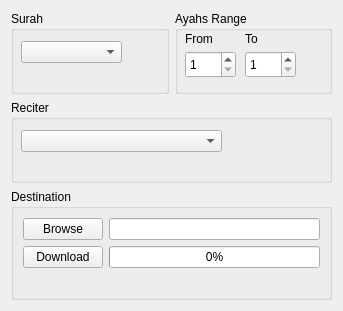
<?xml version="1.0" encoding="UTF-8"?>
<ui version="4.0">
 <class>Form</class>
 <widget class="QWidget" name="Form">
  <property name="geometry">
   <rect>
    <x>0</x>
    <y>0</y>
    <width>343</width>
    <height>311</height>
   </rect>
  </property>
  <property name="windowTitle">
   <string>Form</string>
  </property>
  <layout class="QGridLayout" name="gridLayout_2">
   <item row="0" column="0">
    <widget class="QGroupBox" name="groupBox_2">
     <property name="title">
      <string>Surah</string>
     </property>
     <widget class="QComboBox" name="surahComboBox">
      <property name="geometry">
       <rect>
        <x>10</x>
        <y>30</y>
        <width>101</width>
        <height>22</height>
       </rect>
      </property>
      <property name="styleSheet">
       <string notr="true">combobox-popup: 0;</string>
      </property>
      <property name="currentIndex">
       <number>-1</number>
      </property>
     </widget>
    </widget>
   </item>
   <item row="0" column="1">
    <widget class="QGroupBox" name="groupBox">
     <property name="title">
      <string>Ayahs Range</string>
     </property>
     <widget class="QLabel" name="label">
      <property name="geometry">
       <rect>
        <x>10</x>
        <y>20</y>
        <width>51</width>
        <height>16</height>
       </rect>
      </property>
      <property name="text">
       <string>From</string>
      </property>
     </widget>
     <widget class="QLabel" name="label_2">
      <property name="geometry">
       <rect>
        <x>70</x>
        <y>20</y>
        <width>41</width>
        <height>16</height>
       </rect>
      </property>
      <property name="text">
       <string>To</string>
      </property>
     </widget>
     <widget class="QSpinBox" name="spinBoxFrom">
      <property name="geometry">
       <rect>
        <x>10</x>
        <y>40</y>
        <width>51</width>
        <height>27</height>
       </rect>
      </property>
      <property name="minimum">
       <number>1</number>
      </property>
      <property name="maximum">
       <number>286</number>
      </property>
     </widget>
     <widget class="QSpinBox" name="spinBoxTo">
      <property name="geometry">
       <rect>
        <x>70</x>
        <y>40</y>
        <width>51</width>
        <height>27</height>
       </rect>
      </property>
      <property name="minimum">
       <number>1</number>
      </property>
      <property name="maximum">
       <number>286</number>
      </property>
     </widget>
    </widget>
   </item>
   <item row="1" column="0" colspan="2">
    <widget class="QGroupBox" name="groupBox_4">
     <property name="title">
      <string>Reciter</string>
     </property>
     <widget class="QComboBox" name="reciterComboBox">
      <property name="geometry">
       <rect>
        <x>10</x>
        <y>30</y>
        <width>201</width>
        <height>22</height>
       </rect>
      </property>
      <property name="styleSheet">
       <string notr="true">combobox-popup: 0;</string>
      </property>
      <property name="currentIndex">
       <number>-1</number>
      </property>
     </widget>
    </widget>
   </item>
   <item row="2" column="0" colspan="2">
    <widget class="QGroupBox" name="groupBox_3">
     <property name="title">
      <string>Destination</string>
     </property>
     <layout class="QGridLayout" name="gridLayout">
      <item row="2" column="1">
       <widget class="QLabel" name="progress_label">
        <property name="text">
         <string/>
        </property>
        <property name="alignment">
         <set>Qt::AlignRight|Qt::AlignTrailing|Qt::AlignVCenter</set>
        </property>
       </widget>
      </item>
      <item row="0" column="0">
       <widget class="QPushButton" name="browseBtn">
        <property name="text">
         <string>Browse</string>
        </property>
       </widget>
      </item>
      <item row="1" column="0">
       <widget class="QPushButton" name="downloadBtn">
        <property name="text">
         <string>Download</string>
        </property>
       </widget>
      </item>
      <item row="1" column="1">
       <widget class="QProgressBar" name="progressBar">
        <property name="value">
         <number>0</number>
        </property>
       </widget>
      </item>
      <item row="0" column="1">
       <widget class="QLineEdit" name="lineEditFilePath"/>
      </item>
     </layout>
    </widget>
   </item>
  </layout>
 </widget>
 <resources/>
 <connections/>
</ui>
